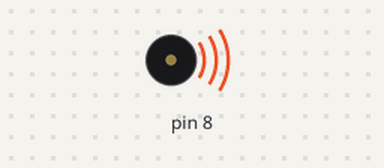
Bench run of a sketch on a simulated Arduino Uno, built with avr-gcc and run on an emulated ATmega328P. Parts: buzzer (waves = sounding).

Above: at 0.12 s.
At 2.88 s:
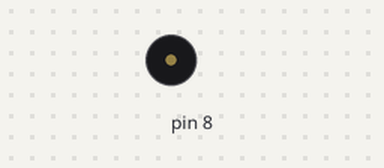
Timing chart, 0 to 3.2 s (numbered marks = the images above):
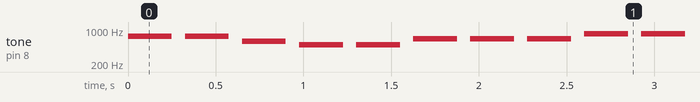

The sketch:

Take_On_Me_Passive_Buzzer_TEST.ino
```cpp
//A-ha!
//by GeneralSpud

// For this to work, we need the pitches library

#include "pitches.h"

// Two things need to be created: the array for the notes of the melody (in order)
// and the duration of each (think of it like sheet music in two parts)

// BOTH ARRAYS MUST BE THE SAME SIZE!

// The melody array
int melody[] = {
  NOTE_FS5, NOTE_FS5, NOTE_D5, NOTE_B4, NOTE_B4, NOTE_E5,
  NOTE_E5, NOTE_E5, NOTE_GS5, NOTE_GS5, NOTE_A5, NOTE_B5,
  NOTE_A5, NOTE_A5, NOTE_A5, NOTE_E5, NOTE_D5, NOTE_FS5,
  NOTE_FS5, NOTE_FS5, NOTE_E5, NOTE_E5, NOTE_FS5, NOTE_E5
};

// The note duration, 8 = 8th note, 4 = quarter note, etc.
int durations[] = {
  4, 4, 4, 4, 4, 4,
  4, 4, 4, 4, 4, 4,
  4, 4, 4, 4, 4, 4,
  4, 4, 4, 4, 4, 4
};
// determine the length of the arrays to use in the loop iteration
int songLength = sizeof(melody)/sizeof(melody[0]);
void setup() {
 //We don't need anything here
}

void loop() {
  // Iterate through both arrays
  // Notice how the iteration variable thisNote is created in the parenthesis
  // The for loop stops when it is equal to the size of the melody array
  for (int thisNote = 0; thisNote < songLength; thisNote++){
    // determine the duration of the notes that the computer understands
    // divide 1000 by the value, so the first note lasts for 1000/8 milliseconds
    int duration = 1000/ durations[thisNote];
    tone(8, melody[thisNote], duration);
    // pause between notes
    int pause = duration * 1.3;
    delay(pause);
    // stop the tone
    noTone(8);
  }
}
```

Measured:
- by itself, tone on pin 8: plays 740 Hz for 0.25 s, 740 Hz for 0.25 s, 587 Hz for 0.25 s, 494 Hz for 0.25 s, 494 Hz for 0.25 s, 659 Hz for 0.25 s … (400 notes in this stretch)
